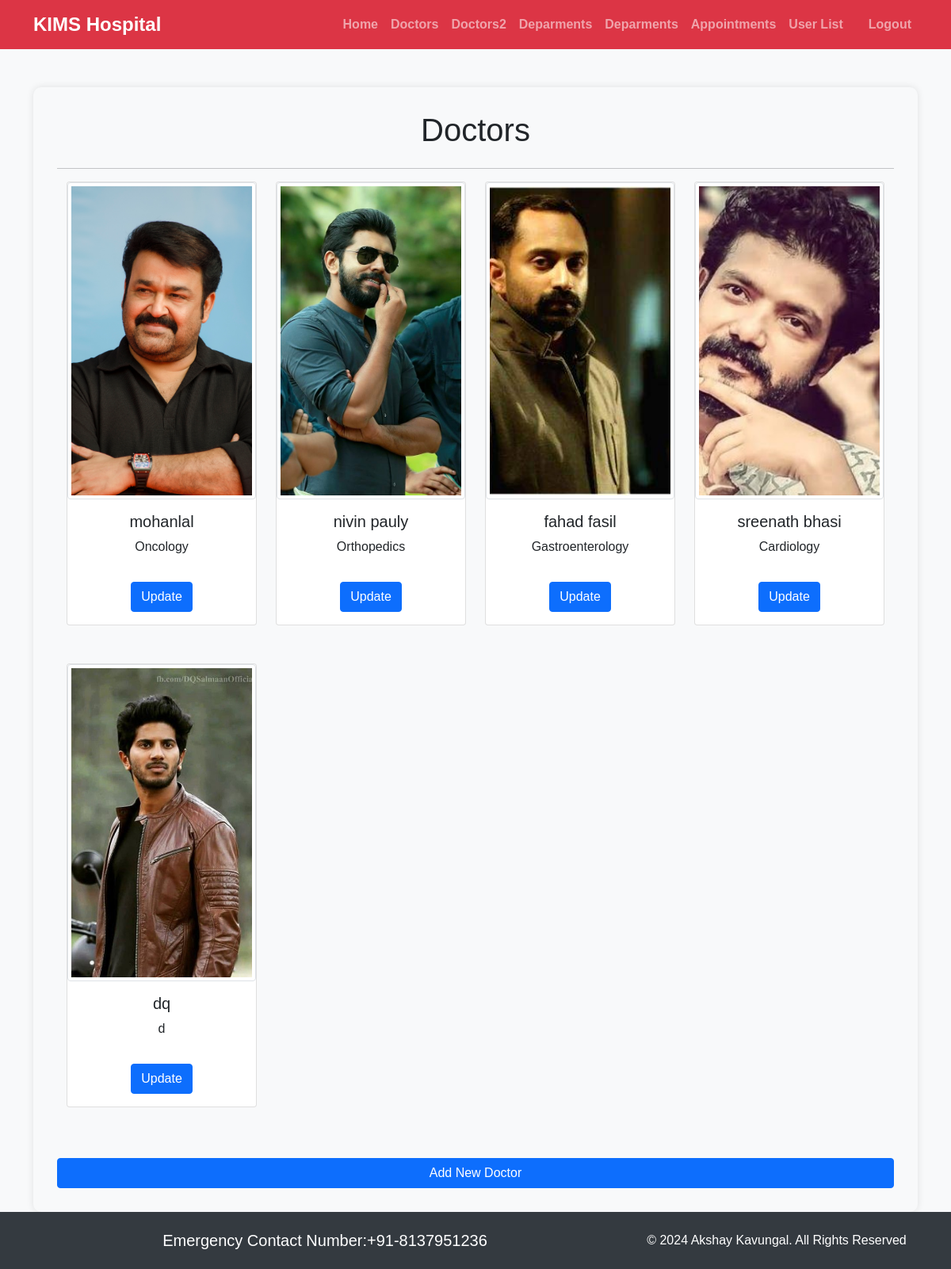
Page /doctors_list/ on the committed database.
### customer/models.py (models this page shows, shortened)
class Doctors(models.Model):
    doc_name =models.CharField(max_length=100)
    doc_spec =models.CharField(max_length=100)
    dep_name =models.ForeignKey(Departments, on_delete=models.CASCADE)
    dep_image = models.ImageField(upload_to='doctors')

### admin1/views.py (the view)
# urls.py: path('doctors_list/', DoctorListView.as_view(), name='doctor_list'),
class DoctorListView(ListView):
    model = Doctors
    template_name = 'admintemplate/doctor_list.html'
    context_object_name = 'doctors'

### templates/admintemplate/doctor_list.html (shortened to what this page needs)
{% extends 'admintemplate/base.html' %}
{% block content %}
<div class="container profile-container">
<h1 class="text-center mb-4">Doctors</h1>
<hr>
<div class="container text-center bg-light">
  <div class="row">
    {% for doctor in doctors %}
    <div class="col-md-3 mb-5">
      <div class="card text-center">
        <img src="{{ doctor.dep_image.url }}" class="card-img-top img-thumbnail rounded" alt="Profile Picture" style="width: 300px; height: 400px; object-fit: cover;" >
        <div class="card-body">
          <h5 class="card-title" >{{ doctor.doc_name }}</a></h5>
          <p class="card-text">{{ doctor.doc_spec }}</p>
            <a href="{% url 'doctor_detail' doctor.pk %}" class="btn btn-primary mt-3">Update</a>
        </div>
      </div>
    </div>
    {% endfor %}
    <a href="{% url 'doctor_create' %}" class="btn btn-primary mt-3">Add New Doctor</a>
  </div>
</div>
</div>
{% endblock %}

### static/css/profile.css (style rules this page uses)
.profile-container { background-color: #f8f9fa; padding: 30px; border-radius: 10px; box-shadow: 0 0 10px rgba(0, 0, 0, 0.1); margin: 0 auto; }

### templates/admintemplate/base.html (style rules this page uses)
body { background-color: #f8f9fa; font-family: Arial, sans-serif; display: flex; flex-direction: column; min-height: 100vh; }

### rows in the picture
Doctors: dep_image (picture), doc_name "mohanlal", doc_spec "Oncology"
Doctors: dep_image (picture), doc_name "nivin pauly", doc_spec "Orthopedics"
Doctors: dep_image (picture), doc_name "fahad fasil", doc_spec "Gastroenterology"
Doctors: dep_image (picture), doc_name "sreenath bhasi", doc_spec "Cardiology"
Doctors: dep_image (picture), doc_name "dq", doc_spec "d"
